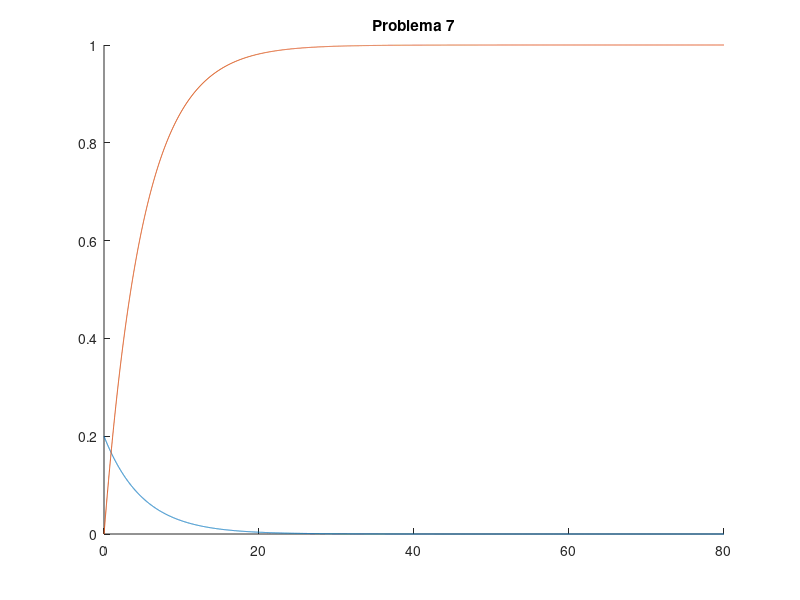

MATLAB code to generate this figure:
clf
title('Problema 7')

message2= "Dati lambda= "
lambda=input(message2)

[m, sigma]=expstat(lambda)
x= max(0,m-3*sigma) : 0.01 : m+3*sigma;

hold on;

plot(x,exppdf(x,lambda))
stairs(x,expcdf(x,lambda))